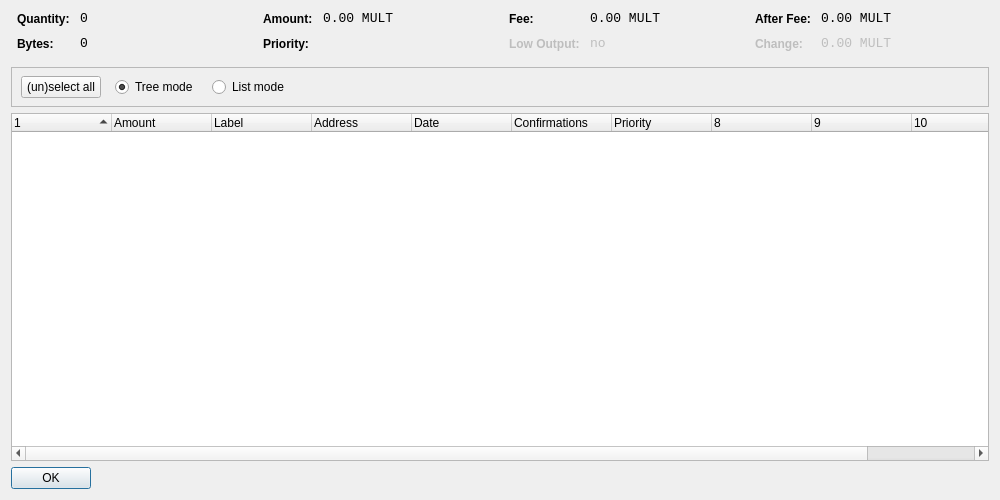
<?xml version="1.0" encoding="UTF-8"?>
<ui version="4.0">
 <class>CoinControlDialog</class>
 <widget class="QDialog" name="CoinControlDialog">
  <property name="geometry">
   <rect>
    <x>0</x>
    <y>0</y>
    <width>1000</width>
    <height>500</height>
   </rect>
  </property>
  <property name="windowTitle">
   <string>Coin Control</string>
  </property>
  <layout class="QVBoxLayout" name="verticalLayout">
   <item>
    <layout class="QHBoxLayout" name="horizontalLayoutTop" stretch="0,0,0,0">
     <property name="topMargin">
      <number>0</number>
     </property>
     <property name="bottomMargin">
      <number>10</number>
     </property>
     <item>
      <layout class="QFormLayout" name="formLayoutCoinControl1">
       <property name="horizontalSpacing">
        <number>10</number>
       </property>
       <property name="verticalSpacing">
        <number>10</number>
       </property>
       <property name="leftMargin">
        <number>6</number>
       </property>
       <property name="rightMargin">
        <number>6</number>
       </property>
       <item row="0" column="0">
        <widget class="QLabel" name="labelCoinControlQuantityText">
         <property name="styleSheet">
          <string notr="true">font-weight:bold;</string>
         </property>
         <property name="text">
          <string>Quantity:</string>
         </property>
        </widget>
       </item>
       <item row="0" column="1">
        <widget class="QLabel" name="labelCoinControlQuantity">
         <property name="font">
          <font>
           <family>Monospace</family>
           <pointsize>10</pointsize>
          </font>
         </property>
         <property name="cursor">
          <cursorShape>IBeamCursor</cursorShape>
         </property>
         <property name="contextMenuPolicy">
          <enum>Qt::ActionsContextMenu</enum>
         </property>
         <property name="text">
          <string notr="true">0</string>
         </property>
         <property name="textInteractionFlags">
          <set>Qt::LinksAccessibleByMouse|Qt::TextSelectableByKeyboard|Qt::TextSelectableByMouse</set>
         </property>
        </widget>
       </item>
       <item row="1" column="0">
        <widget class="QLabel" name="labelCoinControlBytesText">
         <property name="styleSheet">
          <string notr="true">font-weight:bold;</string>
         </property>
         <property name="text">
          <string>Bytes:</string>
         </property>
        </widget>
       </item>
       <item row="1" column="1">
        <widget class="QLabel" name="labelCoinControlBytes">
         <property name="font">
          <font>
           <family>Monospace</family>
           <pointsize>10</pointsize>
          </font>
         </property>
         <property name="cursor">
          <cursorShape>IBeamCursor</cursorShape>
         </property>
         <property name="contextMenuPolicy">
          <enum>Qt::ActionsContextMenu</enum>
         </property>
         <property name="text">
          <string notr="true">0</string>
         </property>
         <property name="textInteractionFlags">
          <set>Qt::LinksAccessibleByMouse|Qt::TextSelectableByKeyboard|Qt::TextSelectableByMouse</set>
         </property>
        </widget>
       </item>
      </layout>
     </item>
     <item>
      <layout class="QFormLayout" name="formLayoutCoinControl2">
       <property name="horizontalSpacing">
        <number>10</number>
       </property>
       <property name="verticalSpacing">
        <number>10</number>
       </property>
       <property name="leftMargin">
        <number>6</number>
       </property>
       <property name="rightMargin">
        <number>6</number>
       </property>
       <item row="0" column="0">
        <widget class="QLabel" name="labelCoinControlAmountText">
         <property name="styleSheet">
          <string notr="true">font-weight:bold;</string>
         </property>
         <property name="text">
          <string>Amount:</string>
         </property>
        </widget>
       </item>
       <item row="0" column="1">
        <widget class="QLabel" name="labelCoinControlAmount">
         <property name="font">
          <font>
           <family>Monospace</family>
           <pointsize>10</pointsize>
          </font>
         </property>
         <property name="cursor">
          <cursorShape>IBeamCursor</cursorShape>
         </property>
         <property name="contextMenuPolicy">
          <enum>Qt::ActionsContextMenu</enum>
         </property>
         <property name="text">
          <string notr="true">0.00 MULT</string>
         </property>
         <property name="textInteractionFlags">
          <set>Qt::LinksAccessibleByMouse|Qt::TextSelectableByKeyboard|Qt::TextSelectableByMouse</set>
         </property>
        </widget>
       </item>
       <item row="1" column="0">
        <widget class="QLabel" name="labelCoinControlPriorityText">
         <property name="styleSheet">
          <string notr="true">font-weight:bold;</string>
         </property>
         <property name="text">
          <string>Priority:</string>
         </property>
        </widget>
       </item>
       <item row="1" column="1">
        <widget class="QLabel" name="labelCoinControlPriority">
         <property name="font">
          <font>
           <family>Monospace</family>
           <pointsize>10</pointsize>
          </font>
         </property>
         <property name="cursor">
          <cursorShape>IBeamCursor</cursorShape>
         </property>
         <property name="contextMenuPolicy">
          <enum>Qt::ActionsContextMenu</enum>
         </property>
         <property name="text">
          <string/>
         </property>
         <property name="textInteractionFlags">
          <set>Qt::LinksAccessibleByMouse|Qt::TextSelectableByKeyboard|Qt::TextSelectableByMouse</set>
         </property>
        </widget>
       </item>
      </layout>
     </item>
     <item>
      <layout class="QFormLayout" name="formLayoutCoinControl3">
       <property name="horizontalSpacing">
        <number>10</number>
       </property>
       <property name="verticalSpacing">
        <number>10</number>
       </property>
       <property name="leftMargin">
        <number>6</number>
       </property>
       <property name="rightMargin">
        <number>6</number>
       </property>
       <item row="0" column="0">
        <widget class="QLabel" name="labelCoinControlFeeText">
         <property name="styleSheet">
          <string notr="true">font-weight:bold;</string>
         </property>
         <property name="text">
          <string>Fee:</string>
         </property>
        </widget>
       </item>
       <item row="0" column="1">
        <widget class="QLabel" name="labelCoinControlFee">
         <property name="font">
          <font>
           <family>Monospace</family>
           <pointsize>10</pointsize>
          </font>
         </property>
         <property name="cursor">
          <cursorShape>IBeamCursor</cursorShape>
         </property>
         <property name="contextMenuPolicy">
          <enum>Qt::ActionsContextMenu</enum>
         </property>
         <property name="text">
          <string notr="true">0.00 MULT</string>
         </property>
         <property name="textInteractionFlags">
          <set>Qt::LinksAccessibleByMouse|Qt::TextSelectableByKeyboard|Qt::TextSelectableByMouse</set>
         </property>
        </widget>
       </item>
       <item row="1" column="0">
        <widget class="QLabel" name="labelCoinControlLowOutputText">
         <property name="enabled">
          <bool>false</bool>
         </property>
         <property name="styleSheet">
          <string notr="true">font-weight:bold;</string>
         </property>
         <property name="text">
          <string>Low Output:</string>
         </property>
        </widget>
       </item>
       <item row="1" column="1">
        <widget class="QLabel" name="labelCoinControlLowOutput">
         <property name="enabled">
          <bool>false</bool>
         </property>
         <property name="font">
          <font>
           <family>Monospace</family>
           <pointsize>10</pointsize>
          </font>
         </property>
         <property name="cursor">
          <cursorShape>IBeamCursor</cursorShape>
         </property>
         <property name="contextMenuPolicy">
          <enum>Qt::ActionsContextMenu</enum>
         </property>
         <property name="text">
          <string notr="true">no</string>
         </property>
         <property name="textInteractionFlags">
          <set>Qt::LinksAccessibleByMouse|Qt::TextSelectableByKeyboard|Qt::TextSelectableByMouse</set>
         </property>
        </widget>
       </item>
      </layout>
     </item>
     <item>
      <layout class="QFormLayout" name="formLayoutCoinControl4">
       <property name="horizontalSpacing">
        <number>10</number>
       </property>
       <property name="verticalSpacing">
        <number>10</number>
       </property>
       <property name="leftMargin">
        <number>6</number>
       </property>
       <property name="rightMargin">
        <number>6</number>
       </property>
       <item row="0" column="0">
        <widget class="QLabel" name="labelCoinControlAfterFeeText">
         <property name="styleSheet">
          <string notr="true">font-weight:bold;</string>
         </property>
         <property name="text">
          <string>After Fee:</string>
         </property>
        </widget>
       </item>
       <item row="0" column="1">
        <widget class="QLabel" name="labelCoinControlAfterFee">
         <property name="font">
          <font>
           <family>Monospace</family>
           <pointsize>10</pointsize>
          </font>
         </property>
         <property name="cursor">
          <cursorShape>IBeamCursor</cursorShape>
         </property>
         <property name="contextMenuPolicy">
          <enum>Qt::ActionsContextMenu</enum>
         </property>
         <property name="text">
          <string notr="true">0.00 MULT</string>
         </property>
         <property name="textInteractionFlags">
          <set>Qt::LinksAccessibleByMouse|Qt::TextSelectableByKeyboard|Qt::TextSelectableByMouse</set>
         </property>
        </widget>
       </item>
       <item row="1" column="0">
        <widget class="QLabel" name="labelCoinControlChangeText">
         <property name="enabled">
          <bool>false</bool>
         </property>
         <property name="styleSheet">
          <string notr="true">font-weight:bold;</string>
         </property>
         <property name="text">
          <string>Change:</string>
         </property>
        </widget>
       </item>
       <item row="1" column="1">
        <widget class="QLabel" name="labelCoinControlChange">
         <property name="enabled">
          <bool>false</bool>
         </property>
         <property name="font">
          <font>
           <family>Monospace</family>
           <pointsize>10</pointsize>
          </font>
         </property>
         <property name="cursor">
          <cursorShape>IBeamCursor</cursorShape>
         </property>
         <property name="contextMenuPolicy">
          <enum>Qt::ActionsContextMenu</enum>
         </property>
         <property name="text">
          <string notr="true">0.00 MULT</string>
         </property>
         <property name="textInteractionFlags">
          <set>Qt::LinksAccessibleByMouse|Qt::TextSelectableByKeyboard|Qt::TextSelectableByMouse</set>
         </property>
        </widget>
       </item>
      </layout>
     </item>
    </layout>
   </item>
   <item>
    <widget class="QFrame" name="frame">
     <property name="minimumSize">
      <size>
       <width>0</width>
       <height>40</height>
      </size>
     </property>
     <property name="frameShape">
      <enum>QFrame::StyledPanel</enum>
     </property>
     <property name="frameShadow">
      <enum>QFrame::Sunken</enum>
     </property>
     <widget class="QWidget" name="horizontalLayoutWidget">
      <property name="geometry">
       <rect>
        <x>10</x>
        <y>0</y>
        <width>781</width>
        <height>41</height>
       </rect>
      </property>
      <layout class="QHBoxLayout" name="horizontalLayoutPanel" stretch="0,0,0,0,0">
       <property name="spacing">
        <number>14</number>
       </property>
       <item>
        <widget class="QPushButton" name="pushButtonSelectAll">
         <property name="sizePolicy">
          <sizepolicy hsizetype="Maximum" vsizetype="Fixed">
           <horstretch>0</horstretch>
           <verstretch>0</verstretch>
          </sizepolicy>
         </property>
         <property name="text">
          <string>(un)select all</string>
         </property>
        </widget>
       </item>
       <item>
        <widget class="QRadioButton" name="radioTreeMode">
         <property name="sizePolicy">
          <sizepolicy hsizetype="Maximum" vsizetype="Fixed">
           <horstretch>0</horstretch>
           <verstretch>0</verstretch>
          </sizepolicy>
         </property>
         <property name="text">
          <string>Tree mode</string>
         </property>
         <property name="checked">
          <bool>true</bool>
         </property>
        </widget>
       </item>
       <item>
        <widget class="QRadioButton" name="radioListMode">
         <property name="sizePolicy">
          <sizepolicy hsizetype="Maximum" vsizetype="Fixed">
           <horstretch>0</horstretch>
           <verstretch>0</verstretch>
          </sizepolicy>
         </property>
         <property name="text">
          <string>List mode</string>
         </property>
        </widget>
       </item>
       <item>
        <spacer name="horizontalSpacer">
         <property name="orientation">
          <enum>Qt::Horizontal</enum>
         </property>
         <property name="sizeHint" stdset="0">
          <size>
           <width>40</width>
           <height>20</height>
          </size>
         </property>
        </spacer>
       </item>
      </layout>
     </widget>
    </widget>
   </item>
   <item>
    <widget class="CoinControlTreeWidget" name="treeWidget">
     <property name="contextMenuPolicy">
      <enum>Qt::CustomContextMenu</enum>
     </property>
     <property name="sortingEnabled">
      <bool>false</bool>
     </property>
     <property name="columnCount">
      <number>11</number>
     </property>
     <attribute name="headerShowSortIndicator" stdset="0">
      <bool>true</bool>
     </attribute>
     <attribute name="headerStretchLastSection">
      <bool>false</bool>
     </attribute>
     <column>
      <property name="text">
       <string/>
      </property>
     </column>
     <column>
      <property name="text">
       <string>Amount</string>
      </property>
     </column>
     <column>
      <property name="text">
       <string>Label</string>
      </property>
     </column>
     <column>
      <property name="text">
       <string>Address</string>
      </property>
     </column>
     <column>
      <property name="text">
       <string>Date</string>
      </property>
     </column>
     <column>
      <property name="text">
       <string>Confirmations</string>
      </property>
      <property name="toolTip">
       <string>Confirmed</string>
      </property>
     </column>
     <column>
      <property name="text">
       <string>Priority</string>
      </property>
     </column>
     <column>
      <property name="text">
       <string/>
      </property>
     </column>
     <column>
      <property name="text">
       <string/>
      </property>
     </column>
     <column>
      <property name="text">
       <string/>
      </property>
     </column>
     <column>
      <property name="text">
       <string/>
      </property>
     </column>
    </widget>
   </item>
   <item>
    <widget class="QDialogButtonBox" name="buttonBox">
     <property name="sizePolicy">
      <sizepolicy hsizetype="Maximum" vsizetype="Fixed">
       <horstretch>0</horstretch>
       <verstretch>0</verstretch>
      </sizepolicy>
     </property>
     <property name="orientation">
      <enum>Qt::Horizontal</enum>
     </property>
     <property name="standardButtons">
      <set>QDialogButtonBox::Ok</set>
     </property>
    </widget>
   </item>
  </layout>
 </widget>
 <customwidgets>
  <customwidget>
   <class>CoinControlTreeWidget</class>
   <extends>QTreeWidget</extends>
   <header>coincontroltreewidget.h</header>
  </customwidget>
 </customwidgets>
 <resources/>
 <connections/>
</ui>
